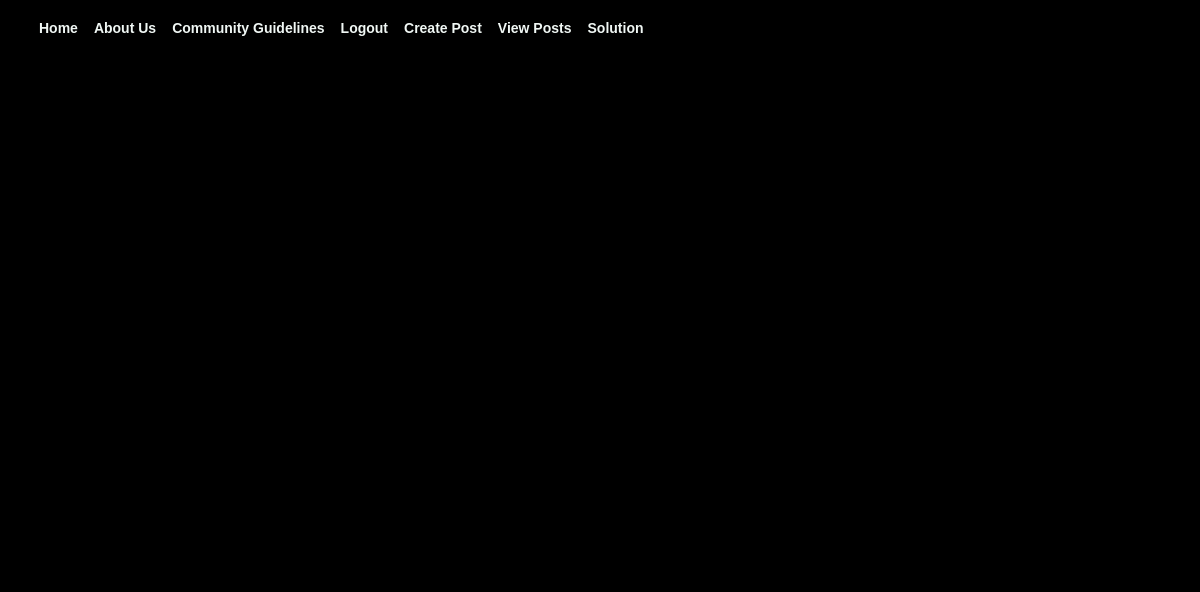
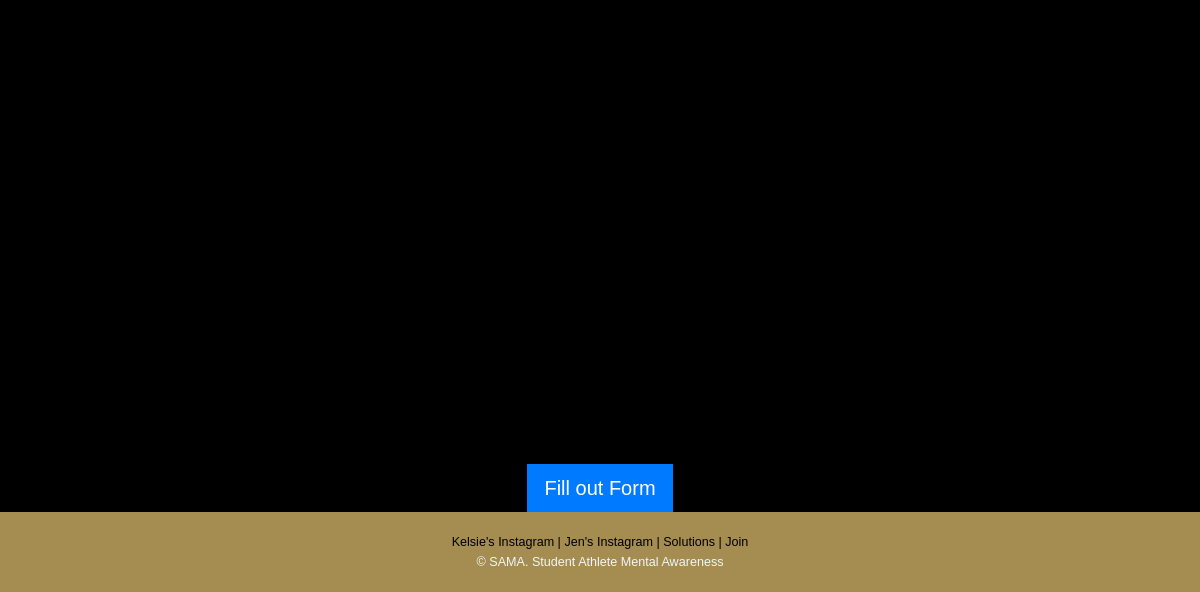
Before: /view_posts/ (signed in) with the older database file (2 pictures, top to bottom).
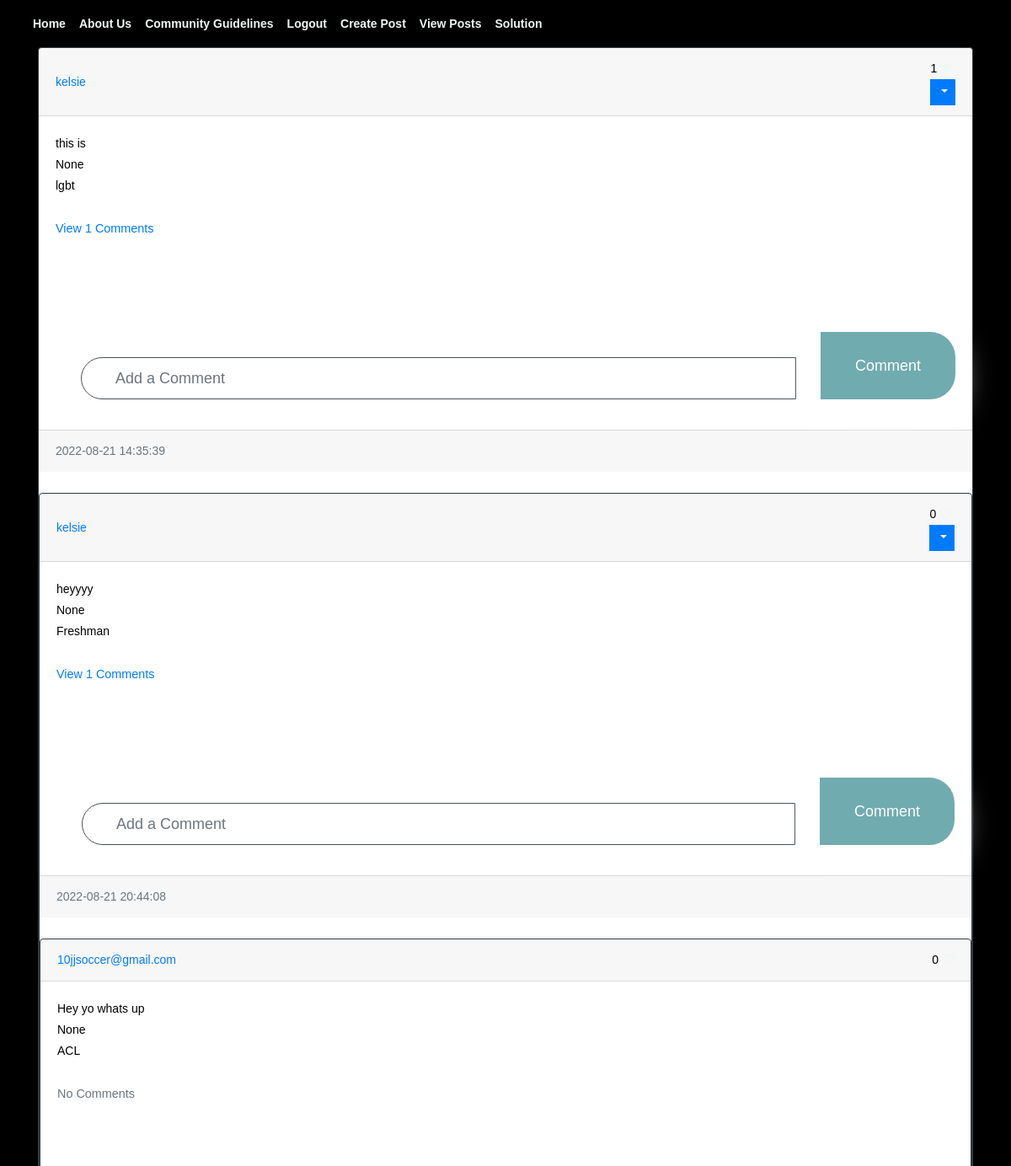
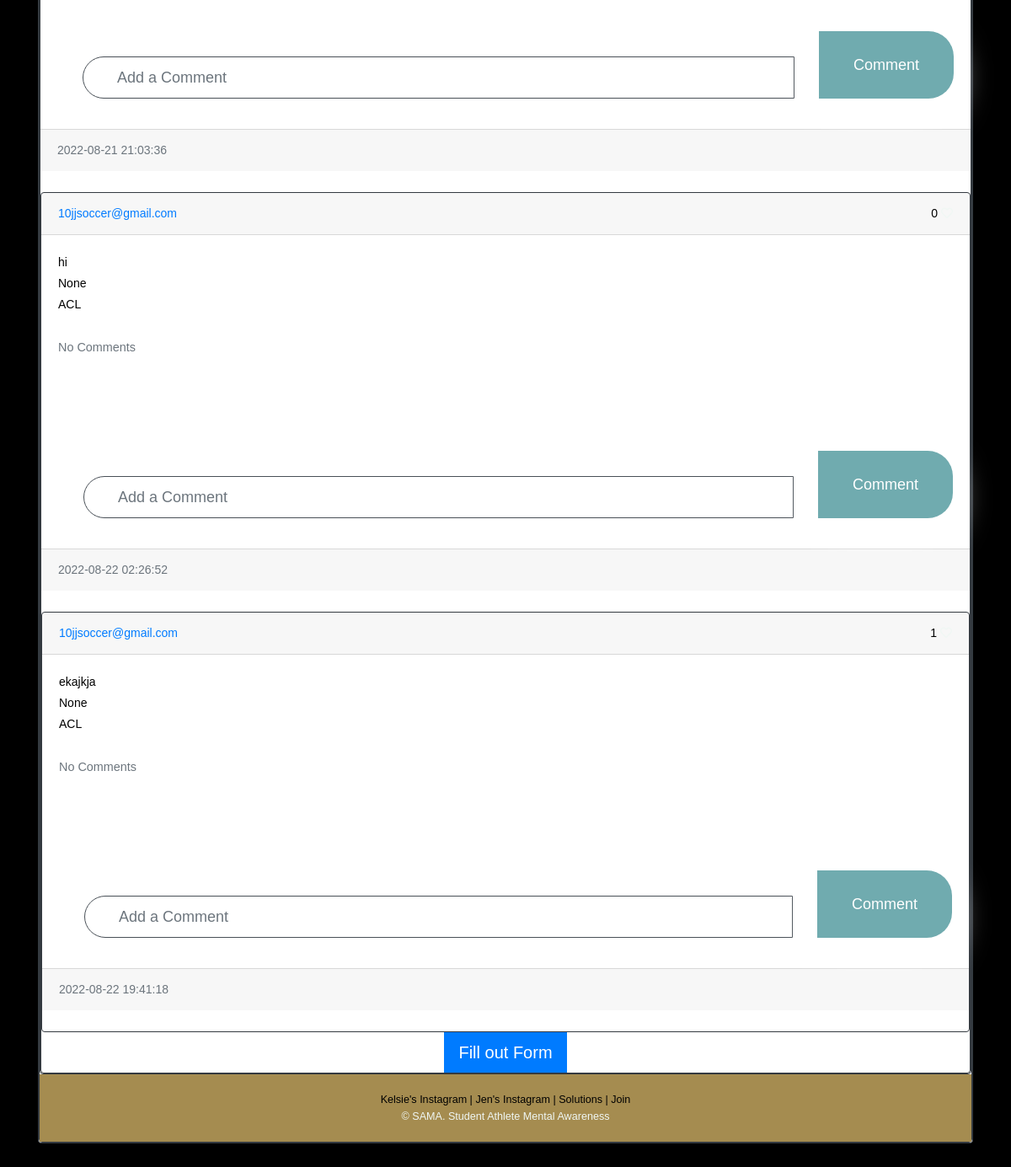
After: the same page with the newer database file (2 pictures, top to bottom).
### website/models.py (models this page shows)
class Post(db.Model):
    id = db.Column(db.Integer, primary_key=True)
    text = db.Column(db.Text, nullable=False)
    categ = db.Column(db.Text, nullable=True)
    browser = db.Column(db.Text, nullable=True)
    date_created = db.Column(db.DateTime(timezone=True), default=func.now())
    author = db.Column(db.Integer, db.ForeignKey('user.id', ondelete="CASCADE"), nullable=False)
    comments = db.relationship('Comment', backref='post', passive_deletes=True)
    likes = db.relationship('Like', backref='post', passive_deletes=True)

class User(db.Model, UserMixin):
    id = db.Column(db.Integer, primary_key=True)
    email = db.Column(db.String(150), unique=True)
    username = db.Column(db.String(150), unique=True)
    password = db.Column(db.String(150))
    date_created = db.Column(db.DateTime(timezone=True), default=func.now())
    posts = db.relationship('Post', backref='user', passive_deletes=True)
    comments = db.relationship('Comment', backref='user', passive_deletes=True)
    likes = db.relationship('Like', backref='user', passive_deletes=True)

### website/views.py (the view)
@views.route("/view_posts/", methods = ["GET"])
@login_required
def view_posts():
    posts = Post.query.all()
    return render_template("view_posts.html", user=current_user, posts=posts)

### website/__init__.py (called while the page is built)
def create_app():
    app = Flask(__name__)
    app.config['SECRET_KEY'] = "helloworld"
    app.config['SQLALCHEMY_DATABASE_URI'] = f'sqlite:///{DB_NAME}'
    app.config['RECAPTCHA_PUBLIC_KEY'] = '6Lf2mcMhAAAAAHPekK8_exQ5enP1db6kYKlevRyb'
    app.config['RECAPTCHA_PRIVATE_KEY'] = '6Lf2mcMhAAAAALsvyxebf4_d8gSHDE5ZkYa3hNpo'
    db.init_app(app)
    from .views import views
    from .auth import auth
    app.register_blueprint(views, url_prefix="/")
    app.register_blueprint(auth, url_prefix="/")
    from .models import User, Post, Comment, Like
    create_database(app)
    login_manager = LoginManager()
    login_manager.login_view = "auth.login"
    login_manager.init_app(app)
    @login_manager.user_loader
    def load_user(id):
        return User.query.get(int(id))
    return app

### website/templates/view_posts.html (shortened to what this page needs)
{% extends "posts_div.html" %} {% block title %}View Posts
    <link rel="stylesheet" href="{{ url_for('static', filename='plugins/bootstrap/bootstrap.min.css') }}">
    <link rel="stylesheet" href="{{ url_for('static', filename='plugins/owl-carousel/owl.carousel.css') }}">
    <link rel="stylesheet" href="{{ url_for('static', filename='plugins/magnific-popup/magnific-popup.css') }}">
    <link rel="stylesheet" href="{{ url_for('static', filename='styles/style.css') }}">
</head>
{% endblock %}

### website/templates/posts_div.html (shortened to what this page needs)
{% extends "base.html" %} {% block title %}Home{% endblock %} {% block content
%}
<head>
    <link rel="stylesheet" href="https://use.fontawesome.com/releases/v5.6.3/css/all.css">
</head>
<h1 align="center">{% block header %}Posts{% endblock %}</h1>
<div id="posts">
    {% for post in posts %}
    <div class="card border-dark">
        <div class="card-header d-flex justify-content-between align-items-center">
            <a href="/posts/{{post.user.username}}">{{post.user.username}}</a>
            <div>
                                <link rel="stylesheet" href="https://use.fontawesome.com/releases/v5.13.0/css/all.css">
                <span id="likes-count-{{post.id}}">
        {{ post.likes|length }}</span>
                {% if user.id in post.likes|map(attribute="author")|list %}
                <a
                        class="fas fa-heart"
                        id="like-button-{{post.id}}"
                        onclick="like({{post.id}})"
                ></a>
                {% else %}
                <a
                        class="far fa-heart"
                        id="like-button-{{post.id}}"
                        onclick="like({{post.id}})"
                ></a>
                {% endif %}
                {% if user.id == post.author %}
                <div class="" btn-group>
                    <button type="button" class="btn btn-sm btn-primary dropdown-toggle" data-bs-toggle="dropdown">
                    </button>
                </div>
                {% endif %}
            </div>
        </div>
        <div class="card-body">
            <div class="card-text">{{post.text}}</div>
            <div class="card-text">{{post.categ}}</div>
            <div class="card-text">{{post.browser}}</div>
            <br/>
            <p class="card-text">
                {% if post.comments|length > 0 %}
                <a data-bs-toggle="collapse" href="#comments-{{post.id}}" role="button">
                    <small>View {{post.comments|length}} Comments</small>
                </a>
                {% else %}
                <small class="text-muted"> No Comments</small>
                {% endif %}
            </p>
            <form class="input-group mb-3" method="POST" action="/create-comment/{{post.id}}">
                <input type="text" id="text" name="text" class="form-control" placeholder="Add a Comment"/>
                <button type="submit" class="btn btn-main">Comment</button>
            </form>
        </div>
        <div class="card-footer text-muted">
            {{post.date_created}}
        </div>
        <br/>
        {% endfor %}
    </div>
    {% block footer %}
    <div align="center">
        <a href="/create-post">
            <button type="button" class="btn btn-primary btn-lg">
                Fill out Form
            </button>
        </a>
    </div>
</div>
{% endblock %} {% endblock %}

Changed rows visible on the page:
added Post: user.username "kelsie", likes|length "1", text "this is", categ "None", browser "lgbt", comments|length "1", date_created "2022-08-21 14:35:39"
added Post: user.username "kelsie", likes|length "0", text "heyyyy", categ "None", browser "Freshman", comments|length "1", date_created "2022-08-21 20:44:08"
added Post: user.username "10jjsoccer@gmail.com", likes|length "0", text "Hey yo whats up", categ "None", browser "ACL", shows "No Comments", date_created "2022-08-21 21:03:36"
added Post: user.username "10jjsoccer@gmail.com", likes|length "0", text "hi", categ "None", browser "ACL", shows "No Comments", date_created "2022-08-22 02:26:52"
added Post: user.username "10jjsoccer@gmail.com", likes|length "1", text "ekajkja", categ "None", browser "ACL", shows "No Comments", date_created "2022-08-22 19:41:18"
